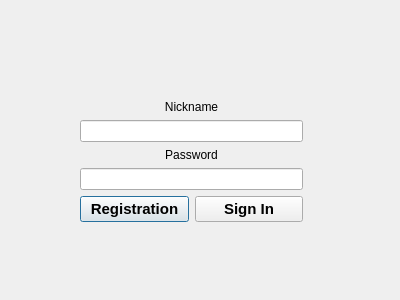
<?xml version="1.0" encoding="UTF-8"?>
<ui version="4.0">
 <class>signin_signup</class>
 <widget class="QDialog" name="signin_signup">
  <property name="geometry">
   <rect>
    <x>0</x>
    <y>0</y>
    <width>400</width>
    <height>300</height>
   </rect>
  </property>
  <property name="windowTitle">
   <string>Dialog</string>
  </property>
  <widget class="QWidget" name="layoutWidget">
   <property name="geometry">
    <rect>
     <x>80</x>
     <y>100</y>
     <width>223</width>
     <height>122</height>
    </rect>
   </property>
   <layout class="QVBoxLayout" name="verticalLayout_2">
    <item>
     <layout class="QVBoxLayout" name="verticalLayout">
      <item>
       <widget class="QLabel" name="label">
        <property name="text">
         <string>Nickname</string>
        </property>
        <property name="alignment">
         <set>Qt::AlignCenter</set>
        </property>
       </widget>
      </item>
      <item>
       <widget class="QLineEdit" name="client_name"/>
      </item>
      <item>
       <widget class="QLabel" name="label_2">
        <property name="text">
         <string>Password</string>
        </property>
        <property name="alignment">
         <set>Qt::AlignCenter</set>
        </property>
       </widget>
      </item>
      <item>
       <widget class="QLineEdit" name="client_password"/>
      </item>
     </layout>
    </item>
    <item>
     <layout class="QHBoxLayout" name="horizontalLayout">
      <item>
       <widget class="QPushButton" name="RegistrationButton">
        <property name="font">
         <font>
          <pointsize>11</pointsize>
          <weight>75</weight>
          <bold>true</bold>
         </font>
        </property>
        <property name="text">
         <string>Registration</string>
        </property>
       </widget>
      </item>
      <item>
       <widget class="QPushButton" name="SignInFirstButton">
        <property name="font">
         <font>
          <pointsize>11</pointsize>
          <weight>75</weight>
          <bold>true</bold>
         </font>
        </property>
        <property name="text">
         <string>Sign In</string>
        </property>
       </widget>
      </item>
     </layout>
    </item>
   </layout>
  </widget>
 </widget>
 <resources/>
 <connections>
  <connection>
   <sender>client_password</sender>
   <signal>textEdited(QString)</signal>
   <receiver>signin_signup</receiver>
   <slot>set_name_pw(QString)</slot>
   <hints>
    <hint type="sourcelabel">
     <x>191</x>
     <y>141</y>
    </hint>
    <hint type="destinationlabel">
     <x>199</x>
     <y>149</y>
    </hint>
   </hints>
  </connection>
  <connection>
   <sender>client_name</sender>
   <signal>textEdited(QString)</signal>
   <receiver>signin_signup</receiver>
   <slot>set_name_pw(QString)</slot>
   <hints>
    <hint type="sourcelabel">
     <x>191</x>
     <y>112</y>
    </hint>
    <hint type="destinationlabel">
     <x>199</x>
     <y>149</y>
    </hint>
   </hints>
  </connection>
 </connections>
 <slots>
  <slot>set_name_pw(QString)</slot>
 </slots>
</ui>
